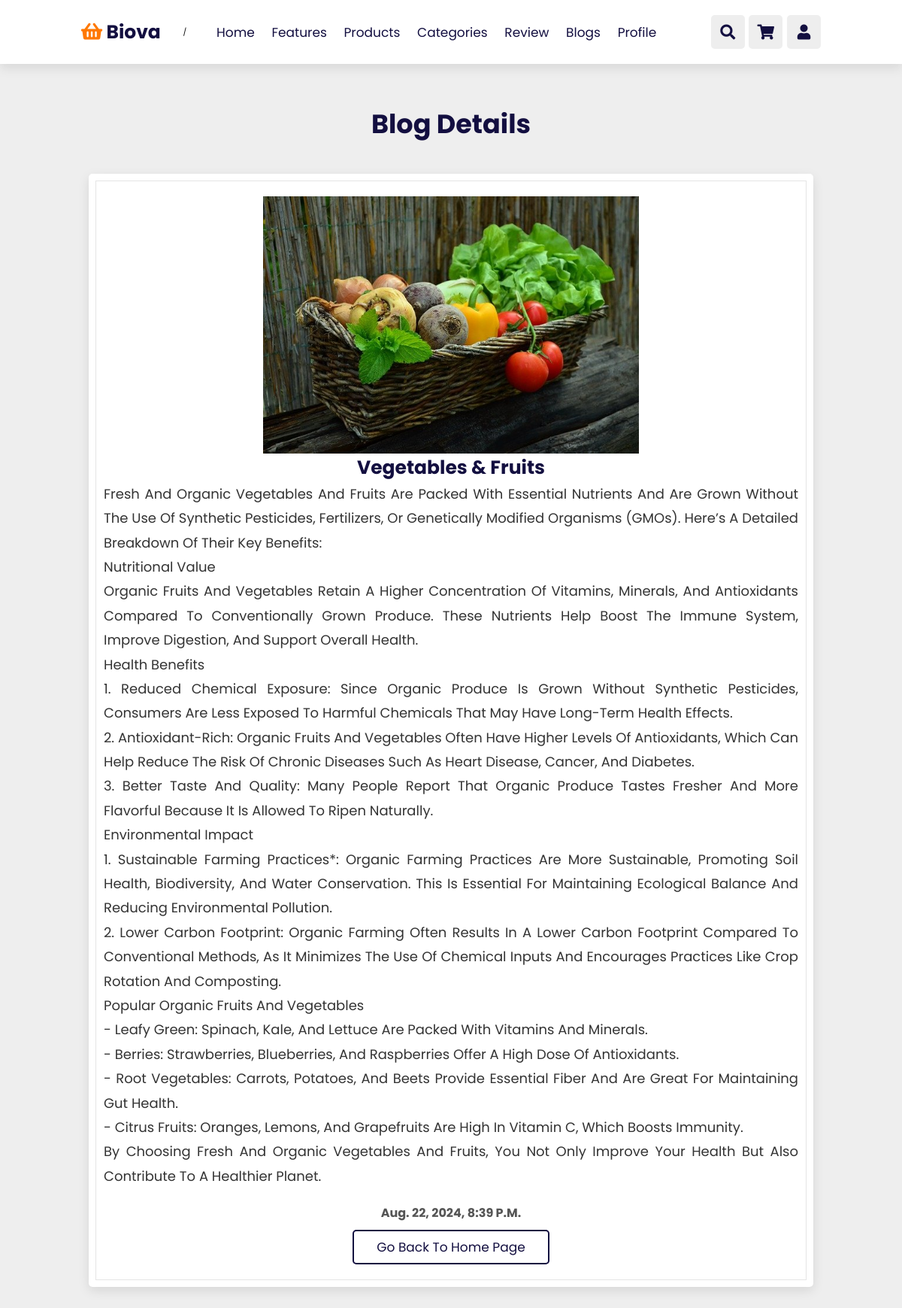
Page /blog/1/ on the committed database.
### Biova/models.py (models this page shows, shortened)
class Blog(models.Model):
    name = models.CharField(max_length= 20)
    picture = models.ImageField()
    description = models.TextField()
    date = models.DateTimeField( default= datetime.now)

### Biova/views.py (the view)
# urls.py: path('blog/<int:pk>/', BlogDetailView.as_view(), name="blog"),
class BlogDetailView(DetailView):
    model = Blog
    fields = "__all__"

### Biova/templates/Biova/blog_detail.html (shortened to what this page needs)
{% extends "Biova/base.html" %}
{% load static %}
{% block content %}
<section class="products" id="products">
    <h1 class="heading" style="margin-top: 10%; text-align: center;">Blog Details</h1>
    <div id="product-list">
        <div class="swiper product-slider">
            <div class="swiper-wrapper">
                <div class="swiper-slide box">
                    <img src="{{ blog.picture.url }}" alt="Blog Image" style="width: 100%; max-width: 500px; height: auto; margin: 0 auto; display: block;">
                    <h3>{{ blog.name }}</h3>
                    <div class="blog-description" style="text-align: justify; font-size: 18px; line-height: 1.8; color: #333; margin-bottom: 20px;">
                        {{ blog.description|linebreaks }}
                    </div>
                    <div class="stars">
                        <p class="date" style="font-size: 16px; font-weight: bold; color: #555;">{{ blog.date }}</p>
                    </div>
                    <a href="{% url 'Biova:index' %}" class="btn">Go back to home page</a>
                </div>
            </div>
        </div>
    </div>
</section>
{% endblock %}

### Biova/static/Biova/style.css (style rules this page uses)
:root { --orange:#ff7800; --black:#130f40; --light-color:#666; --box-shadow:0 .5rem 1.5rem rgba(0,0,0,.1); --border:.2rem solid rgba(0,0,0,.1); --outline:.1rem solid rgba(0,0,0,.1); --outline-hover:.2rem solid var(--black); }
* { font-family: 'Poppins', sans-serif; margin:0; padding:0; box-sizing: border-box; outline: none; border:none; text-decoration: none; text-transform: capitalize; transition: all .2s linear; }
html { font-size: 62.5%; overflow-x: hidden; scroll-behavior: smooth; scroll-padding-top: 7rem; }
section { padding:2rem 9%; }
.heading { text-align: center; padding:2rem 0; padding-bottom: 3rem; font-size: 3.5rem; color:var(--black); }
.btn { margin-top: 1rem; display: inline-block; padding:.8rem 3rem; font-size: 1.7rem; border-radius: .5rem; border:.2rem solid var(--black); color:var(--black); cursor: pointer; background: none; }
.products .product-slider { padding:1rem; }
.products .product-slider:first-child { margin-bottom: 2rem; }
.products .product-slider .box { background: #fff; border-radius: .5rem; text-align: center; padding:3rem 2rem; outline-offset: -1rem; outline: var(--outline); box-shadow: var(--box-shadow); transition: .2s linear; }
.products .product-slider .box img { height:20rem; }
.products .product-slider .box h3 { font-size: 2.5rem; color:var(--black); }

### rows in the picture
Blog: picture (picture), name "Vegetables & Fruits", description "Fresh And Organic Vegetables And Fruits Are Packed With Essential Nutrients And Are Grown Without The Use Of Synthetic Pesticides, Fertilizers, Or Genetically Modified Organisms (GMOs). Here’s A Detailed Breakdown Of Their Key Benefits: Nutritional Value Organic Fruits And Vegetables Retain A Higher Concentration Of Vitamins, Minerals, And Antioxidants Compared To Conventionally Grown Produce. These Nutrients Help Boost The Immune System, Improve Digestion, And Support Overall Health. Health Benefits 1. Reduced Chemical Exposure: Since Organic Produce Is Grown Without Synthetic Pesticides, Consumers Are Less Exposed To Harmful Chemicals That May Have Long-Term Health Effects. 2.…", date "Aug. 22, 2024, 8:39 P.m."
